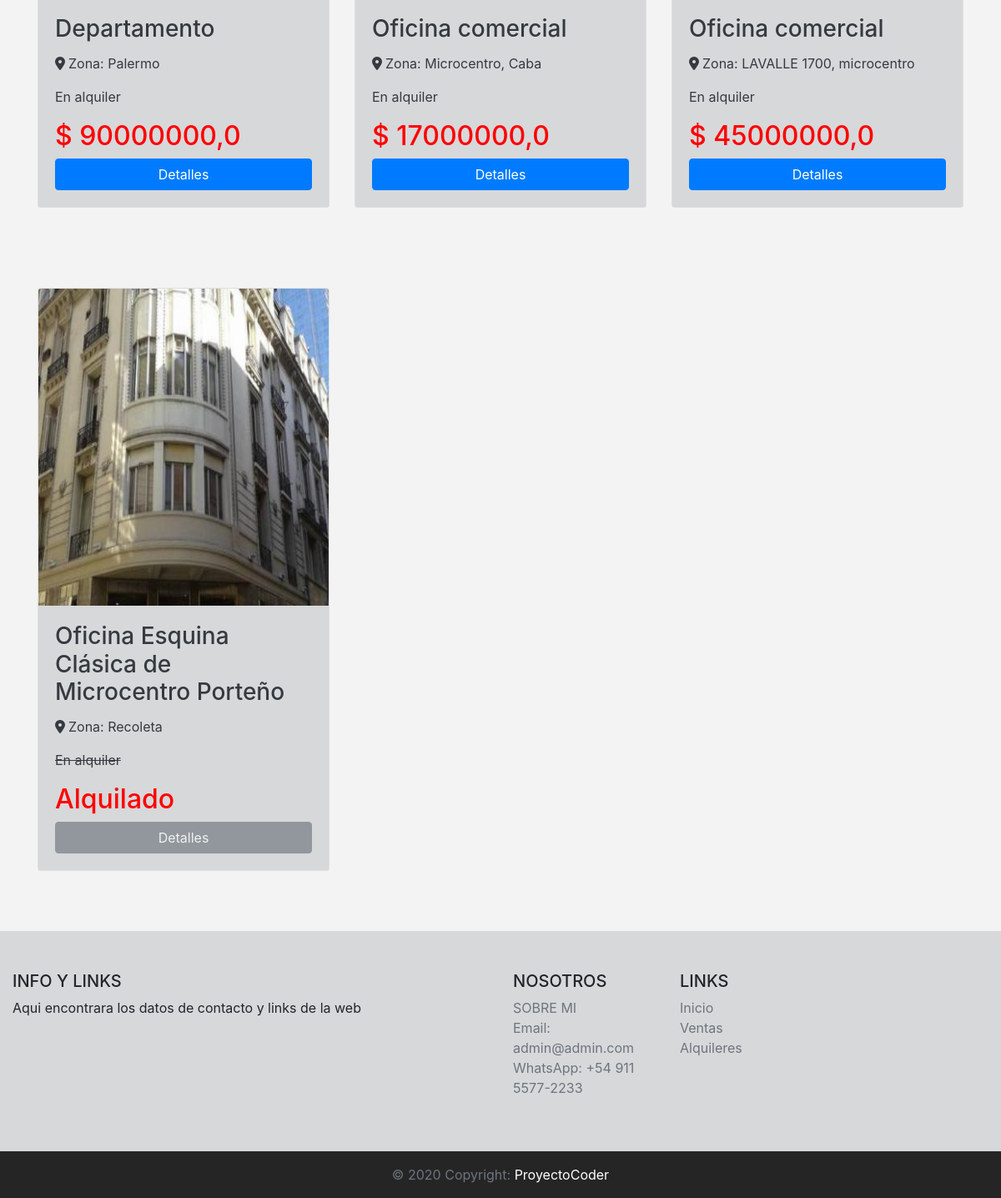
Before: /rentals/list-rental/ (lower part) with the older database file.
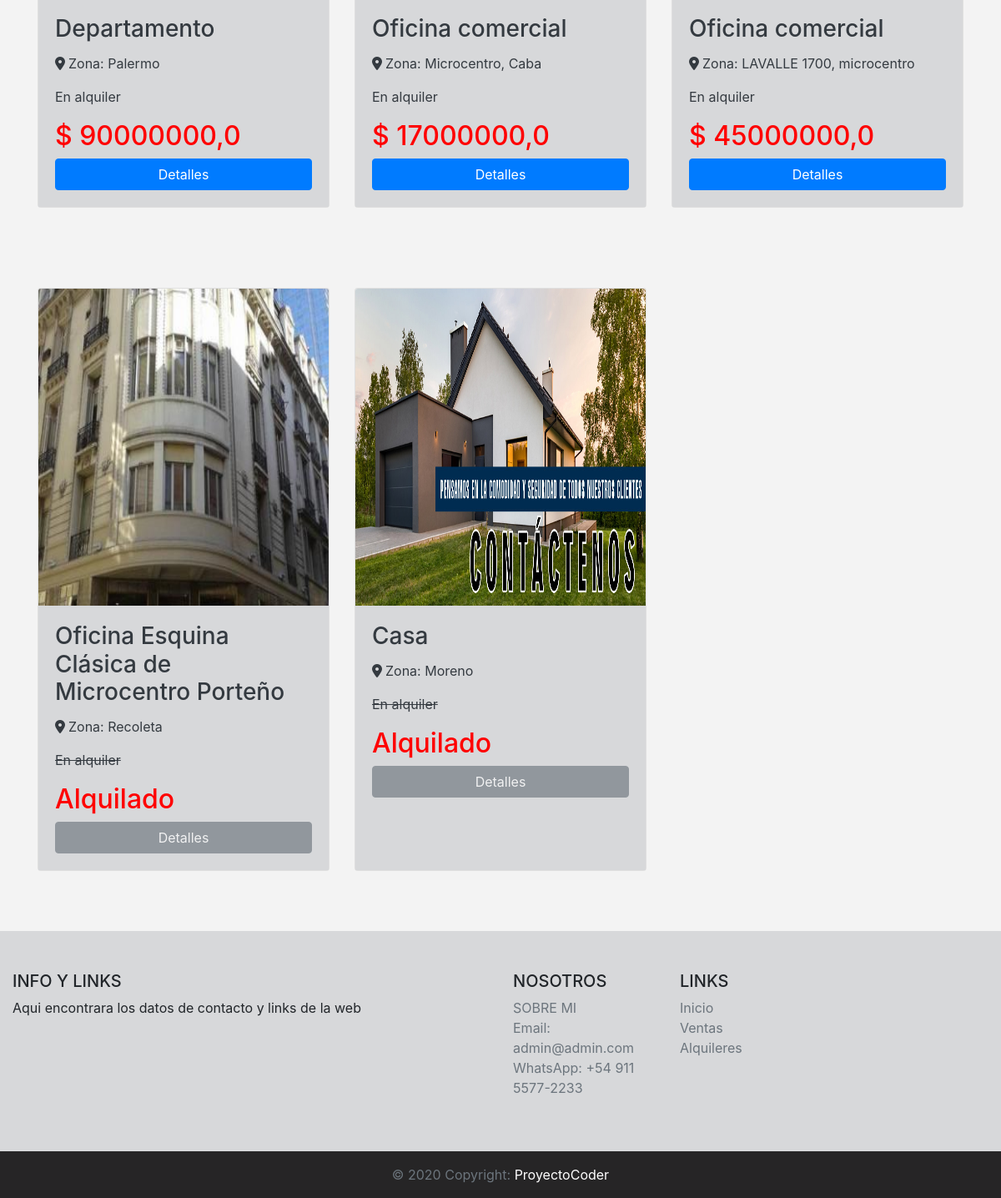
After: the same page with the newer database file.
### rentals/models.py (models this page shows, shortened)
class Rental(models.Model):
    title = models.CharField(max_length=50, verbose_name='Titulo')
    zone = models.CharField(max_length=35, verbose_name='Zona')
    description = models.CharField(max_length=300)
    price = models.FloatField(verbose_name='Precio')
    environments = models.IntegerField(verbose_name='Ambientes')
    toilets = models.IntegerField(verbose_name='Baños')
    area = models.FloatField()
    sold = models.BooleanField(verbose_name='Alquilado')
    rental_image = models.ImageField(upload_to='rentals_image', null=True, blank=True, verbose_name='Imagen')
    class Meta:
        verbose_name = 'Alquiler'
        verbose_name_plural = 'Alquileres'

### rentals/views.py (the view)
# urls.py: path('list-rental/', list_rentals),
def list_rentals(request):
    if 'search' in request.GET:
        search = request.GET['search']
        rentals = Rental.objects.filter(zone__icontains=search).order_by('zone')
    else:
        rentals = Rental.objects.all()
    context = {
        'rentals': rentals,
    }
    return render(request, 'rentals/list_rental.html', context=context)

### templates/rentals/list_rental.html (shortened to what this page needs)
{% extends 'base.html' %}
{% block content %}
    <div class="container">
        <br>
        <br>
        <div class="row">
            {% for rental in rentals %}
            <div class="col-lg-4 d-flex justify-content-around text-dark mt-5 mb-5">
                <div class="card" style="width: 28rem;">
                {% if rental.rental_image.url != '' %}
                    <img src="{{ rental.rental_image.url }}" class="card-img-top" width="300" height="380">
                {% else %}
                    <img src="/media/rentals_image/noimg.jpg" class="card-img-top" width="300" height="380">
                {% endif %}
                    <div class="card-body text-dark"  style="background-color: #d7d8da;">
                        <h3 class="card-title">{{rental.title}}</h3>
                        <div class="d-flex">
                            <p><i class="fa-solid fa-location-dot mr-1">  </i>Zona: {{rental.zone}}</p>
                        </div>
                        <div class="text-dark">
                        {% if rental.sold == True %}
                            <p><del>En alquiler</del></p>
                            <h2 style="color: red;">Alquilado</h2>
                        {% else %}
                            <p>En alquiler</p>
                            <h2 style="color: red;">$ {{rental.price}}</h2>
                        {% endif %}
                        </div>
                        <div class="mt-2">
                        {% if rental.sold == True %}
                            <a href="/rentals/detail-rental/{{rental.pk}}"><button class="btn btn-secondary w-100" disabled>Detalles</button></a>
                        {% else %}
                            <a href="/rentals/detail-rental/{{rental.pk}}"><button class="btn btn-primary w-100">Detalles</button></a>
                        {% endif %}
                        </div>
                    </div>
                </div>
            </div>
            {% endfor %}
        </div>
    </div>
{% endblock %}

Changed rows visible on the page:
added Rental: rental_image (picture), title "Casa", zone "Moreno", sold "En alquiler"
